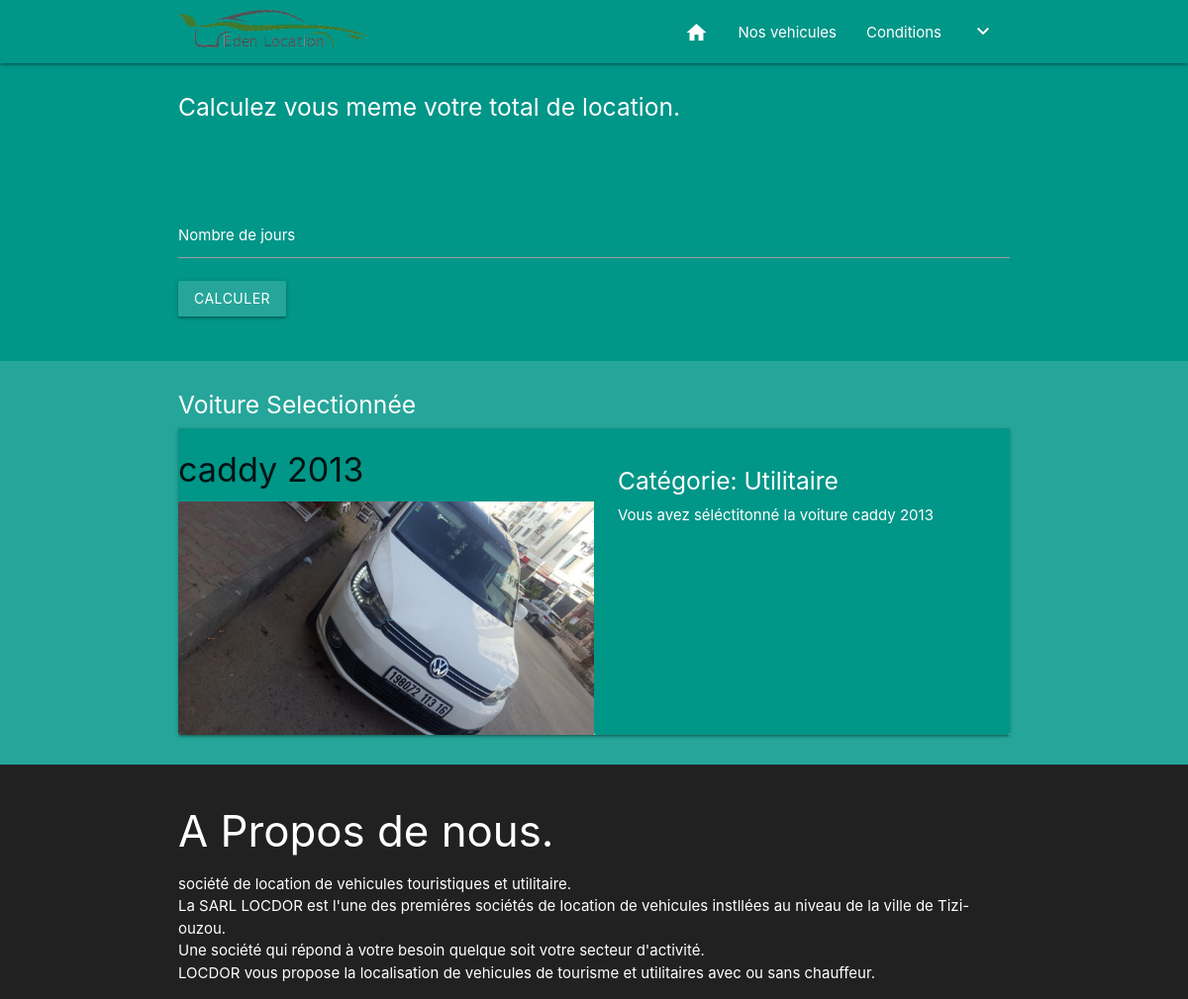
Screenshot of /tarifs.php?idvoiture=1 with the database file from the repository.
### tables this page shows
CREATE TABLE IF NOT EXISTS `voiture` (
  `idvoiture` int(11) NOT NULL AUTO_INCREMENT,
  `designation` varchar(60) NOT NULL,
  `Photo` varchar(60) NOT NULL,
  `Categorie` varchar(60) NOT NULL,
  PRIMARY KEY (`idvoiture`)
);

### tarifs.php (the view, shortened to what this page needs)
<!DOCTYPE html>
<html lang="en">
<head>
    <link rel="stylesheet" href="Materialize/css/materialize.min.css">
    <link rel="stylesheet" href="style.css">
</head>
<body>
    <div class="navbar-fixed">
        <nav class="teal">
            <div class="container">
                <div class="nav-wrapper">
                    <div class="nav-logo">
                        <a href="index.php" class="band-logo"><img src="image/Logo.png" alt="" class="logo-image"></a>
                        <ul class="nav-menu right hide-on-med-and-down">
                            <li class="page-accueil">
                                <a href="index.php" class="waves-effect"><i class="material-icons">home</i></a>
                            </li>
                            <li class="meilleur-offres">
                                <a href="reservation.php" class="waves-effect">Nos vehicules</a>
                            </li>
                            <li class="bons-recharge">
                                <a href="Conditions.php" class="waves-effect">Conditions </a>
                            </li>
                            <li class="options">
                                <a class='dropdown-trigger' href='#' data-target='options'><i
                                        class="material-icons">keyboard_arrow_down</i></a>
                            </li>
                        </ul>
                    </div>
                </div>
            </div>
        </nav>
    </div>
    <div class="section teal">
        <form method="post">
            <div class="container">
                <h5 class="white-text">Calculez vous meme votre total de location.</h5>
                <br>
                <br>
                <br>
                <div class="input-field ">
                    <label class="white-text">Nombre de jours </label>
                    <input type="number" name="nbr_jour">
                </div>
                <input type="submit" class="btn center large" value="calculer" name="calculer">
                <br>
            </div>
        </form>
    </div>
    <div class="teal section">
                <?php
                    $res=include('connexion.php');
                    $idvoiture=$_GET['idvoiture'];
                    $result=mysqli_query($res,"SELECT * FROM voiture WHERE idvoiture='$idvoiture'")or die(mysqli_error($res));
                    $row=mysqli_fetch_array($result);
                    $designation=$row['designation'];
                    $photo=$row['Photo'];
                    $categorie=$row['Categorie'];
                ?>
    </div>
    <div class="section teal lighten-1">
        <div class="container">
            <h5 class="white-text">Voiture Selectionnée </h5>
            <div class="col s12 m7">
                <div class="card horizontal">
                    <div class="card-image teal">
                        <h4 class=""><?php echo $designation ?></h4>
                        <img src="<?php echo $photo;?>">
                    </div>
                    <div class="card-stacked">
                        <div class="card-content teal">
                            <h5 class="white-text ">Catégorie: <?php echo $categorie ?> </h5>
                            <p class="white-text">Vous avez séléctitonné la voiture <?php echo $designation ?></p>
                        </div>
                    </div>
                </div>
            </div>
        </div>
    </div>
    <section class="section footer grey darken-4">
        <div class="container">
            <div class="footer-content">
                <div class="white-text">
                    <h3>A Propos de nous.</h3>
                    <div>société de location de vehicules touristiques et utilitaire.</div>
                    <div> La SARL LOCDOR est l'une des premiéres sociétés de location de vehicules instllées au niveau
                        de
                        la
                        ville de Tizi-ouzou. </div>
                    <div> Une société qui répond à votre besoin quelque soit votre secteur d'activité.</div>
                    <div>LOCDOR vous propose la localisation de vehicules de tourisme et utilitaires avec ou sans
                        chauffeur.</div>
                </div>
            </div>
        </div>
    </section>
</body>

### style.css (style rules this page uses)
.logo-image { width:190px; height:auto; margin-top:10px; margin-bottom:auto; }
.material-icons { font-family: 'Material Icons'; font-weight: normal; font-style: normal; font-size: 24px; display: inline-block; line-height: 1; text-transform: none; letter-spacing: normal; word-wrap: normal; white-space: nowrap; direction: ltr; -webkit-font-smoothing: antialiased; text-rendering: optimizeLegibility; -moz-osx-font-smoothing: grayscale; font-feature-settings: 'liga'; }

### rows the page displays
voiture: designation "caddy 2013", Photo (picture), Categorie "Utilitaire"
